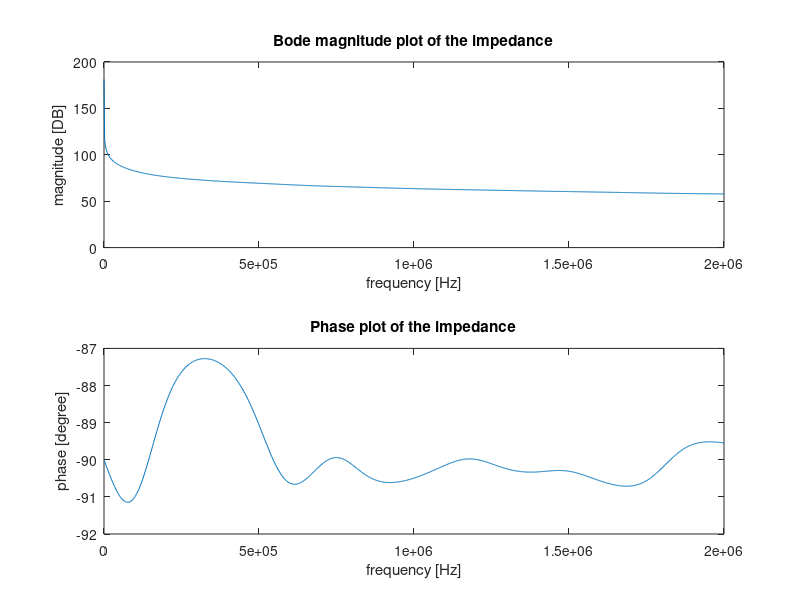
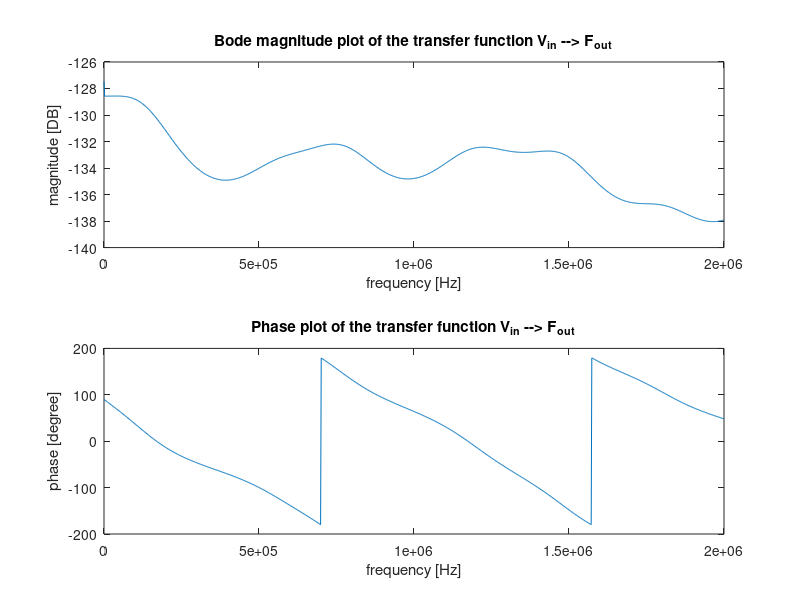
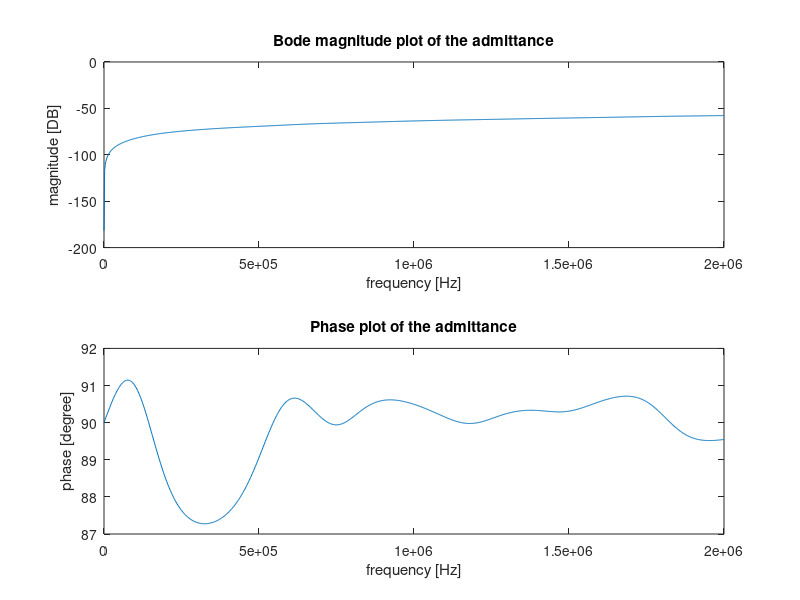
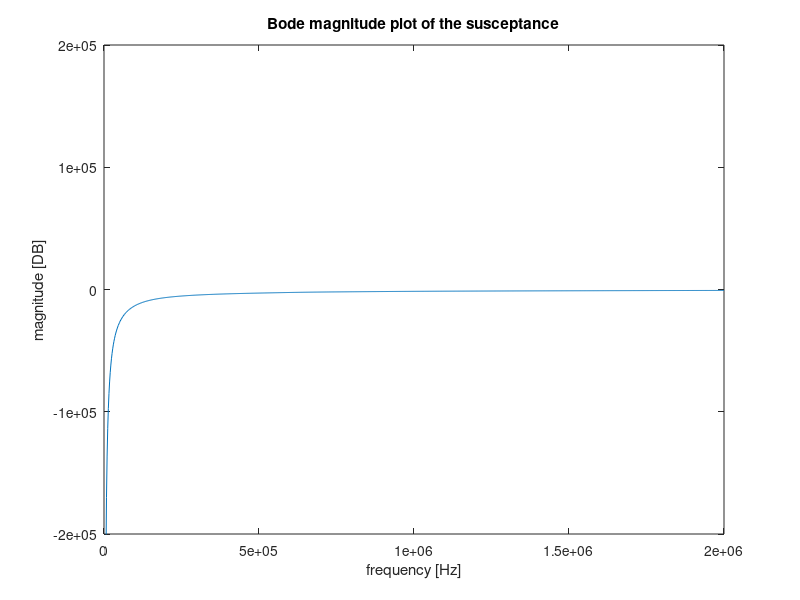

The MATLAB script that drew these images, in order:
% This script is an intent to accurately model a piezoelectric transuducer,
% consisting of multiple intermediate piezoelectric inactive layers. The
% modelling is done following the approach as described by Sittig in his
% paper: 'Effects of Bonding and Electrode Layers on the  Transmission     
% Parameters of Piezoelectric Transducers Used in Ultrasonic Digital Delay 
% Lines'. At first a model will be made consisting of one active
% piezoelectric plate, a backing side consisting of backing material and a
% copper electrode, and the transmission side consisting of a copper
% electrode, a front plate and housing material. The models transfer
% function from voltage input to force output, the impedance frequency  
% response function and the admittance frequency response function will be
% analyzed and if satisfying results are obtained, there will be extended
% upon the model by inclusion of a second piezoelectric active layer in
% parallel with the first layer and by taking glue layers into
% consideration.

%% close all former work
clear all; close all; clc;

%% Parameter initialization

f = linspace(1,2*10^6,1000);      
omg = 2*pi*f;
j = 1i;
%% Setting up the backing material matrix

% First the layer closest to the piezoelectric layer, hence the copper
% electrode.

% the material parameters

rho_Cu = 8960;  % Pure! copper density.
c_Cu = 3570;    % pure copper speed of sound.
l_Cu = 0.5*10^-3;
r_Cu = 2.5*10^-3;
A_Cu = pi*r_Cu^2;
Z_0_Cu = rho_Cu * c_Cu * A_Cu;
f_0_Cu = c_Cu/(2*l_Cu);
gamma_Cu = pi*f/f_0_Cu;

% The matrix
Back_mat_Cu = zeros(2*length(f),2);

for ja = 1:length(f)
row1 = 2*ja-1;
row2 = 2*ja;
Back_mat_Cu(row1:row2,1:2) = [cos(gamma_Cu(ja)) j*Z_0_Cu*sin(gamma_Cu(ja)); ...
               (j*sin(gamma_Cu(ja)))/Z_0_Cu cos(gamma_Cu(ja))];
end
          
           
           
% Similarily the matrix is set up for the thick, cone shaped backing
% material

% the material parameters

rho_FeC = 8000;  
c_FeC = 5800;    
r_FeC = 2.5*10^-3;
A_FeC = pi*r_FeC^2;
Z_0_FeC = rho_FeC * c_FeC * A_FeC;
f_0_FeC = c_FeC/(2);                     % As the thickness of the backing is assumed to approach infinity, it is omitted. Not sure about this! Check!!
gamma_FeC = pi*f/f_0_FeC;

% the matrix
Back_mat_FeC = zeros(2*length(f),2);

for jj = 1:length(f)
row1 = 2*jj-1;
row2 = 2*jj;
  
Back_mat_FeC(row1:row2,1:2) = [cos(gamma_FeC(jj)) j*Z_0_FeC*sin(gamma_FeC(jj)); ...
                (j*sin(gamma_FeC(jj)))/Z_0_FeC cos(gamma_FeC(jj))];
end

rho_glue = 960;  
c_glue = 1220;    % unsure about this!!
l_glue = 0.06*10^-6;    % to be varied.
r_glue = 2.5*10^-3;
A_glue = pi*r_Cu^2;
Z_0_glue = rho_Cu * c_Cu * A_Cu;
f_0_glue = c_Cu/(2*l_Cu);
gamma_glue = pi*f/f_0_Cu;

glue_mat = zeros(2*length(f),2);

for han = 1:length(f)
row1 = 2*han-1;
row2 = 2*han;

glue_mat(row1:row2,1:2) = [cos(gamma_glue(han)) j*Z_0_glue*sin(gamma_glue(han)); ...
               (j*sin(gamma_glue(han)))/Z_0_glue cos(gamma_glue(han))];
end
          
% The matrices are multiplied and the total impedance Z_b of the backing
% layers is obtained.
Back_mat = zeros(2*length(f),2);
Z_b = zeros(length(f),1);

for ii = 1:length(f)
row1 = 2*ii-1;
row2 = 2*ii;
    
Back_mat(row1:row2,1:2) = glue_mat(row1:row2,1:2)*Back_mat_Cu(row1:row2,1:2) ...
    *glue_mat(row1:row2,1:2)*Back_mat_FeC(row1:row2,1:2);
Back_mat_current = Back_mat(row1:row2,1:2);
A_b = Back_mat_current(1,1);
B_b = Back_mat_current(1,2);
C_b = Back_mat_current(2,1);
D_b = Back_mat_current(2,2);

Z_0b = Z_0_FeC;
Z_b(ii) = (A_b*Z_0b + B_b)/(C_b*Z_0b + D_b);    % Here Z_0b is the impedance of the final backing layer only!
end

%% Setting up the transmission layer matrix

% The intermediate layers in the transmission direction are obtained in the
% same way. Again starting with the intermediate layer closest to the
% peizoelectric active layer.

% The material parameters were already given before!
Trans_mat_Cu = zeros(length(f),2);

for jj = 1:length(f)
row1 = 2*jj-1;
row2 = 2*jj;
   
Trans_mat_Cu(row1:row2,1:2) = [cos(gamma_Cu(jj)) j*Z_0_Cu*sin(gamma_Cu(jj)); ...
               (j*sin(gamma_Cu(jj)))/Z_0_Cu cos(gamma_Cu(jj))];
end

% For now the glue layer is omitted and the matrix is setup for the front
% plate only. Which is made out of Steel, just as the backing material.

% material properties of steel front plate.
r_FP = 4.5*10^-3;
A_FP = pi*r_FP^2;
Z_0_FP = rho_FeC * c_FeC * A_FP;
l_FeC = 0.5*10^-3;
f_0_FP = c_FeC/(2*l_FeC);                    
gamma_FeC = pi*f/f_0_FP;

Trans_mat_FP = zeros(2*length(f),2);

for x = 1:length(f)
row1 = 2*x-1;
row2 = 2*x;

Trans_mat_FP(row1:row2,1:2) = [cos(gamma_FeC(x)) j*Z_0_FP*sin(gamma_FeC(x)); ...
                (j*sin(gamma_FeC(x)))/Z_0_FP cos(gamma_FeC(x))];
end

%The housing, simply modelled as a another transmission plate

rho_house = rho_FeC;  
c_house = c_FeC;    
l_house = 3.25*10^-3;    
r_house = 3.5*10^-3;
A_house = pi*r_house^2;
Z_0_house = rho_house * c_house * A_house;
f_0_house = c_house/(2*l_house);
gamma_house = pi*f/f_0_house;

house_mat = zeros(2*length(f),2);

for kla = 1:length(f)
    row1 = 2*kla-1;
    row2 = 2*kla;
    
house_mat(row1:row2,1:2) = [cos(gamma_house(kla)) j*Z_0_house*sin(gamma_house(kla)); ...
               (j*sin(gamma_house(kla)))/Z_0_house cos(gamma_house(kla))];
end
% Multiplication of the transmission piezoelectric inactive layers gives:
Trans_mat = zeros(2*length(f),2);

for xx = 1:length(f)
row1 = 2*xx-1;
row2 = 2*xx;

Trans_mat(row1:row2,1:2) = glue_mat(row1:row2,1:2)*Trans_mat_Cu(row1:row2,1:2) ...
    * glue_mat(row1:row2,1:2)*Trans_mat_FP(row1:row2,1:2)*house_mat(row1:row2,1:2);
end
                   
%% Setting up the matrix describing the active Piezoelectric layer

% The material parameters

rho_pz = 7800;  
c_pz = 4613;    
l_pz = 2*10^-3;
r_pz = 2.5*10^-3;
A_pz = pi*r_pz^2;
Z_0_pz = rho_pz * c_pz * A_pz;
f_0_pz = c_pz/(2*l_pz);
omg_0_pz = pi*c_pz/l_pz;
gamma_pz = pi*f/f_0_pz;
eps_0=8.854*10^-12;          
eps_33=1200*eps_0;
C_0_pz = A_pz*eps_33/l_pz;
k_pz = 0.46;                        % coupling factor in thickness direction
phi = k_pz *sqrt(Z_0_pz*C_0_pz*omg_0_pz/pi);


z_b = Z_b/Z_0_pz;
Q = cos(gamma_pz) - 1 + j*z_b.*sin(gamma_pz);
pz_frac = 1./(phi.*Q);

pz_mat_1_12 = (j*phi^2)./(omg*C_0_pz);
pz_mat_1_21 = j*omg*C_0_pz;

pz_mat_2_11 = cos(gamma_pz)+j*z_b.*sin(gamma_pz);
pz_mat_2_12 = Z_0_pz*(z_b.*cos(gamma_pz)+j*sin(gamma_pz));
pz_mat_2_21 = (j*sin(gamma_pz))/Z_0_pz;
pz_mat_2_22 = 2*(cos(gamma_pz)-1)+j*z_b.*sin(gamma_pz);


pz_mat_1 = zeros(2*length(f),2);
pz_mat_2 = zeros(2*length(f),2);
pz_mat = zeros(2*length(f),2);

for y = 1:length(f)
row1 = 2*y-1;
row2 = 2*y;
pz_mat_1(row1:row2,1:2) = [1 pz_mat_1_12(y); ...           % Revisit as the fraction of entry 2,1 is not clear!!
            pz_mat_1_21(y) 0];
pz_mat_1_current = pz_mat_1(row1:row2,1:2);
pz_mat_2(row1:row2,1:2) = [pz_mat_2_11(y) pz_mat_2_12(y); ...
            pz_mat_2_21(y) pz_mat_2_22(y)];
pz_mat_2_current = pz_mat_2(row1:row2,1:2);
        
pz_mat(row1:row2,1:2) = pz_frac(y)*pz_mat_1_current*pz_mat_2_current;
end
%% Setting up the final transducer representing matrix

% Here the piezoelectric matric is multiplied by the matrix obtained from
% the transmission intermediate layers:

Final_trans_mat = zeros(2*length(f),2);

for yy = 1:length(f)
row1 = 2*yy-1;
row2 = 2*yy;

Final_trans_mat(row1:row2,1:2) = pz_mat(row1:row2,1:2) * Trans_mat(row1:row2,1:2);
end

%% Defining the sensitivity functions
Z_E = zeros(length(f),1);
V_IL = zeros(length(f),1);

for g = 1:length(f)
row1 = 2*g-1;
row2 = 2*g;
Final_trans_mat1 = Final_trans_mat(row1:row2,1:2);
A = Final_trans_mat1(1,1);
B = Final_trans_mat1(1,2);
C = Final_trans_mat1(2,1);
D = Final_trans_mat1(2,2);

Z_FP = Z_0_FeC;
Z_E(g) = (A*Z_FP + B)/(C*Z_FP + D);            % electrical input impedance
V_IL(g) = Z_FP/(A*Z_FP + B);                   % voltage transfer ratio between input voltage and output force
end

admittance = 1./Z_E;
susceptance = imag(admittance);
phase_admittance = rad2deg(angle(admittance));
mag_admittance = 20*log10(abs(admittance));

phase_impedance = rad2deg(angle(Z_E));
phase_tf = rad2deg(angle(V_IL));
mag_impedance = 20*log10(abs(Z_E));
mag_tf = 20*log10(abs(V_IL));

%[pks1 ind1] = findpeaks(mag_impedance,'MinPeakDistance',5000,'MinPeakProminence',0.01);
%plot(f(ind1),pks1,'or'); hold on; plot(f(ind),pks,'or'); hold on;
figure
subplot(2,1,1); plot(f,mag_impedance); title('Bode magnitude plot of the impedance'); ...
    xlabel('frequency [Hz]'); ylabel('magnitude [DB]'); 
subplot(2,1,2); plot(f,phase_impedance); title('Phase plot of the impedance'); ...
    xlabel('frequency [Hz]'); ylabel('phase [degree]');


% [pks ind] = findpeaks(mag_tf,'MinPeakDistance',5000,'MinPeakProminence',0.01);

figure
subplot(2,1,1);  plot(f,mag_tf); title('Bode magnitude plot of the transfer function V_{in} --> F_{out}'); ...
    xlabel('frequency [Hz]'); ylabel('magnitude [DB]');
subplot(2,1,2); plot(f,phase_tf); title('Phase plot of the transfer function V_{in} --> F_{out}'); ...
    xlabel('frequency [Hz]'); ylabel('phase [degree]');

figure
subplot(2,1,1); plot(f,mag_admittance); title('Bode magnitude plot of the admittance'); ...
    xlabel('frequency [Hz]'); ylabel('magnitude [DB]');
subplot(2,1,2); plot(f,phase_admittance); title('Phase plot of the admittance'); ...
    xlabel('frequency [Hz]'); ylabel('phase [degree]');

figure
plot(f,imag(Z_E)); title('Bode magnitude plot of the susceptance'); ...
    xlabel('frequency [Hz]'); ylabel('magnitude [DB]'); ylim([-0.2 0.2]*10^6)

